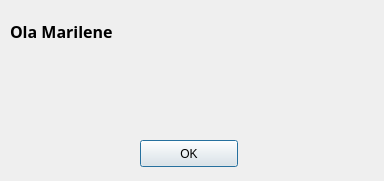
<?xml version="1.0" encoding="UTF-8"?>
<ui version="4.0">
 <class>Dialog</class>
 <widget class="QDialog" name="Dialog">
  <property name="geometry">
   <rect>
    <x>0</x>
    <y>0</y>
    <width>384</width>
    <height>181</height>
   </rect>
  </property>
  <property name="windowTitle">
   <string>Info</string>
  </property>
  <widget class="QLabel" name="msg">
   <property name="geometry">
    <rect>
     <x>10</x>
     <y>20</y>
     <width>361</width>
     <height>111</height>
    </rect>
   </property>
   <property name="sizePolicy">
    <sizepolicy hsizetype="MinimumExpanding" vsizetype="MinimumExpanding">
     <horstretch>0</horstretch>
     <verstretch>0</verstretch>
    </sizepolicy>
   </property>
   <property name="font">
    <font>
     <family>Vemana2000</family>
     <pointsize>12</pointsize>
     <weight>75</weight>
     <bold>true</bold>
    </font>
   </property>
   <property name="layoutDirection">
    <enum>Qt::LeftToRight</enum>
   </property>
   <property name="text">
    <string>Ola Marilene </string>
   </property>
   <property name="textFormat">
    <enum>Qt::AutoText</enum>
   </property>
   <property name="scaledContents">
    <bool>false</bool>
   </property>
   <property name="alignment">
    <set>Qt::AlignJustify|Qt::AlignTop</set>
   </property>
   <property name="indent">
    <number>0</number>
   </property>
   <property name="textInteractionFlags">
    <set>Qt::LinksAccessibleByMouse|Qt::TextSelectableByKeyboard</set>
   </property>
  </widget>
  <widget class="QPushButton" name="ok">
   <property name="geometry">
    <rect>
     <x>140</x>
     <y>140</y>
     <width>98</width>
     <height>27</height>
    </rect>
   </property>
   <property name="text">
    <string>OK</string>
   </property>
  </widget>
 </widget>
 <resources/>
 <connections/>
</ui>
